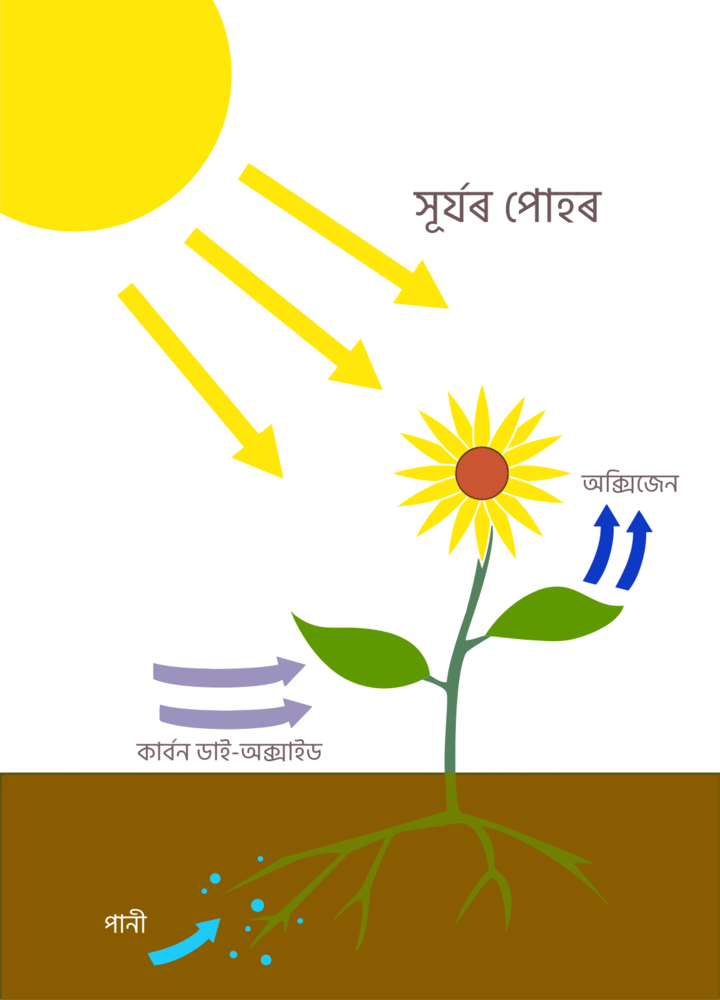
#> input picture _cisce_build/diagtools/staging/_prev_c10_bio_cbse_01_003__0.png, 720 x 1000 px; its folder holds only this picture in this run
$ python contact_sheet.py
#> lines starting #> are read from the running program, lines starting #| are printed output that depends on the picture
#!/usr/bin/env python3
"""contact_sheet.py — build labelled 2x2 contact sheets from staged candidates
so every image can be eyeballed (DIAGRAM_SPEC.md v2 §2 quality gate).

Usage: python contact_sheet.py [--out sheets]
Writes sheets/sheet_NN.png with each cell labelled "<node_id>#<i>" and prints
the cell -> node mapping per sheet.
"""
from __future__ import annotations

import json
from pathlib import Path

from PIL import Image, ImageDraw, ImageFont

HERE = Path(__file__).parent
STAGING = HERE / "staging"
OUT = HERE / "sheets"
COLS, ROWS = 2, 2
CELL_W, CELL_H = 720, 560
LABEL_H = 34


def load_font():
    for name in ("arial.ttf", "segoeui.ttf", "DejaVuSans.ttf"):
        try:
            return ImageFont.truetype(name, 22)
        except OSError:
            continue
    return ImageFont.load_default()


def main() -> None:
    OUT.mkdir(exist_ok=True)
    font = load_font()
    files = sorted(
        f for f in STAGING.iterdir()
        if f.suffix.lower() in (".png", ".jpg", ".jpeg", ".svg")
    )
    cells = []
    for f in files:
        if f.suffix.lower() == ".svg":
            # rasterise a preview so it can be eyeballed (ImageMagick)
            preview = STAGING / ("_prev_" + f.stem + ".png")
            if not preview.exists():
                import subprocess
                r = subprocess.run(
                    ["magick", "-background", "white", str(f),
                     "-resize", "720x", str(preview)],
                    capture_output=True)
                if r.returncode != 0 or not preview.exists():
                    continue
            src = preview
        else:
            src = f
        try:
            img = Image.open(src)
#> img is the input picture: PIL image 720x1000 RGBA; mean R, G, B, A 222.1, 211.3, 166.2, 255
        except OSError:
            continue
        cells.append((f.name, img))

    per = COLS * ROWS
    n_sheets = (len(cells) + per - 1) // per
#> n_sheets = 1
    mapping = {}
    for s in range(n_sheets):
        sheet = Image.new("RGB", (COLS * CELL_W, ROWS * (CELL_H + LABEL_H)),
                          (16, 16, 20))
        draw = ImageDraw.Draw(sheet)
        chunk = cells[s * per:(s + 1) * per]
        for idx, (name, img) in enumerate(chunk):
            cx, cy = idx % COLS, idx // COLS
            x0, y0 = cx * CELL_W, cy * (CELL_H + LABEL_H)
            draw.rectangle([x0, y0, x0 + CELL_W, y0 + LABEL_H], fill=(30, 30, 40))
            draw.text((x0 + 10, y0 + 5), name, fill=(250, 220, 130), font=font)
            img = img.convert("RGB")
            img.thumbnail((CELL_W - 8, CELL_H - 8))
            sheet.paste(img, (x0 + 4, y0 + LABEL_H + 4))
            mapping[name] = s + 1
        out = OUT / ("sheet_%02d.png" % (s + 1))
        sheet.save(out)
        print(str(out))
#> this loop made 1 pass
#> pass 1, in main, `sheet.save(out)`:
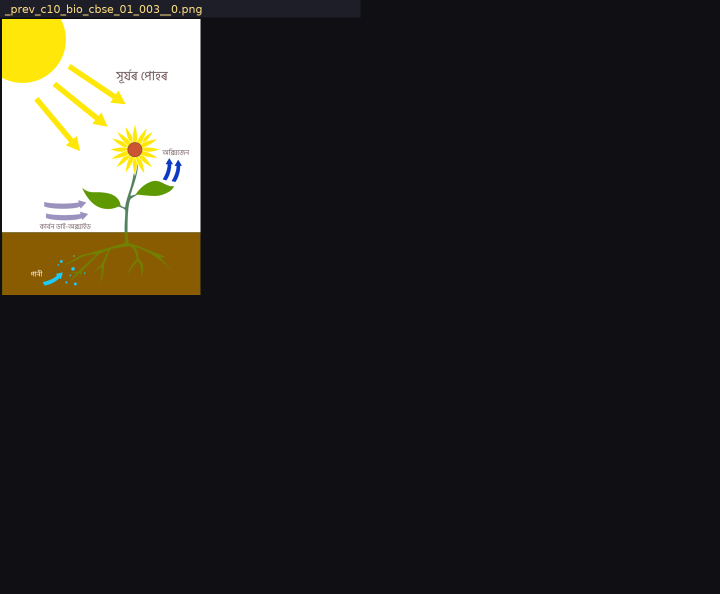
#> saved as sheet_01.png: PIL image 1440x1188 RGB (shown at 1/2 size); mean R, G, B 42.8, 41.4, 39.1
#> after the loop, mapping = {'_prev_c10_bio_cbse_01_003__0.png': 1}
    with (OUT / "mapping.json").open("w", encoding="utf-8") as fh:
        json.dump(mapping, fh, indent=1)
    print("%d candidates -> %d sheets" % (len(cells), n_sheets))
#| 1 candidates -> 1 sheets


if __name__ == "__main__":
    main()

$ run again, on _cisce_build/diagtools/staging/_prev_c10_bio_cbse_01_008__0.png
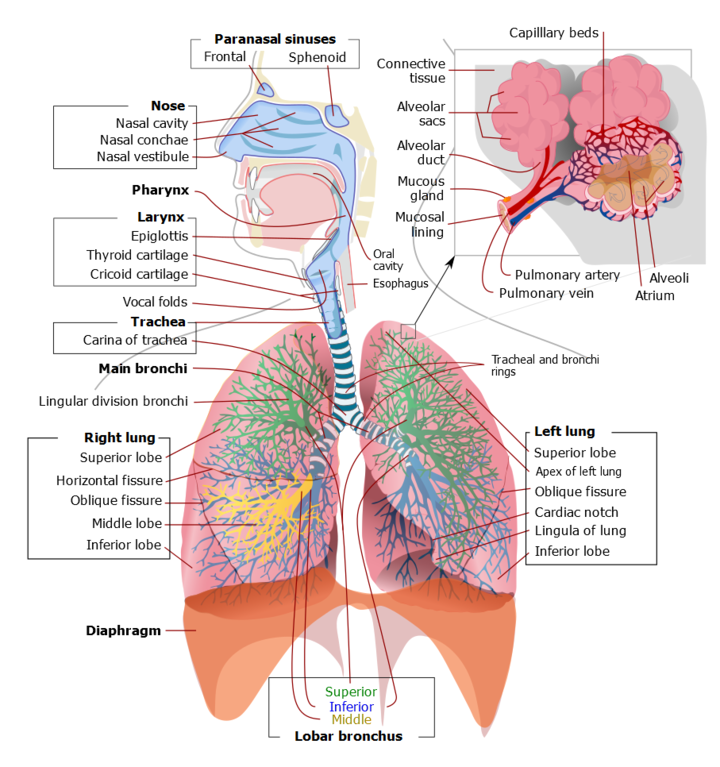
#> input picture _cisce_build/diagtools/staging/_prev_c10_bio_cbse_01_008__0.png, 720 x 767 px
#> in main, img is the input picture: PIL image 720x767 RGBA; mean R, G, B, A 233.3, 220.1, 219.1, 255
#> n_sheets = 1
#> the loop in main, `for s in range(n_sheets):` made 1 pass
#> pass 1, in main, `sheet.save(out)`:
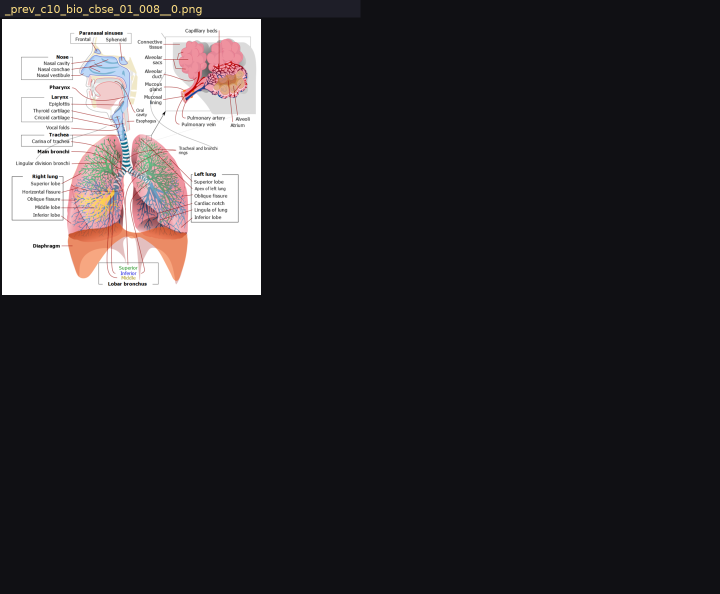
#> saved as sheet_01.png: PIL image 1440x1188 RGB (shown at 1/2 size); mean R, G, B 52.7, 50.5, 53.6
#> after the loop in main, `for s in range(n_sheets):`:
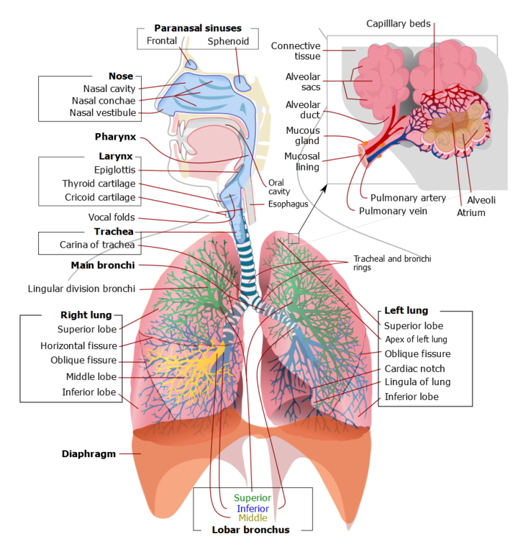
#> img: PIL image 518x552 RGB; mean R, G, B 233.2, 219.9, 219
#> after the loop in main, `for s in range(n_sheets):`: mapping = {'_prev_c10_bio_cbse_01_008__0.png': 1}
#| 1 candidates -> 1 sheets

$ run again, on _cisce_build/diagtools/staging/_prev_c10_bio_cbse_01_008__1.png
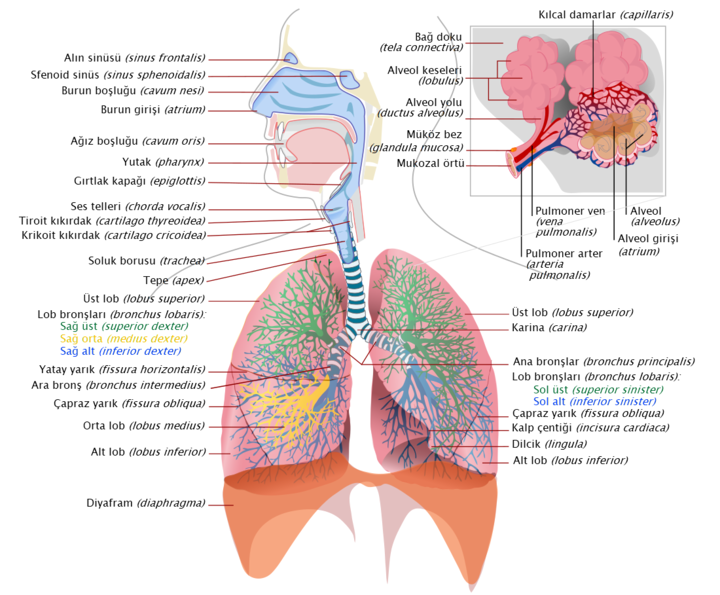
#> input picture _cisce_build/diagtools/staging/_prev_c10_bio_cbse_01_008__1.png, 720 x 595 px
#> in main, img is the input picture: PIL image 720x595 RGBA; mean R, G, B, A 234.7, 223.5, 222.7, 255
#> n_sheets = 1
#> the loop in main, `for s in range(n_sheets):` made 1 pass
#> pass 1, in main, `sheet.save(out)`:
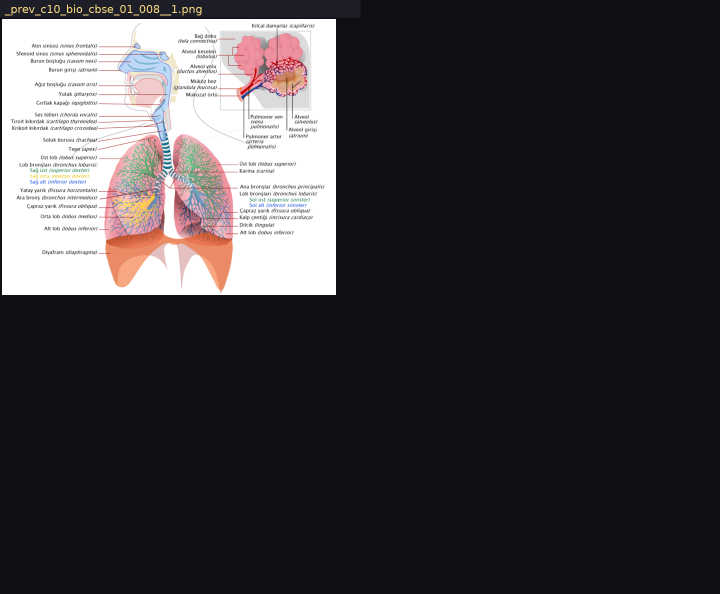
#> saved as sheet_01.png: PIL image 1440x1188 RGB (shown at 1/2 size); mean R, G, B 63.5, 61.1, 64.1
#> after the loop in main, `for s in range(n_sheets):`:
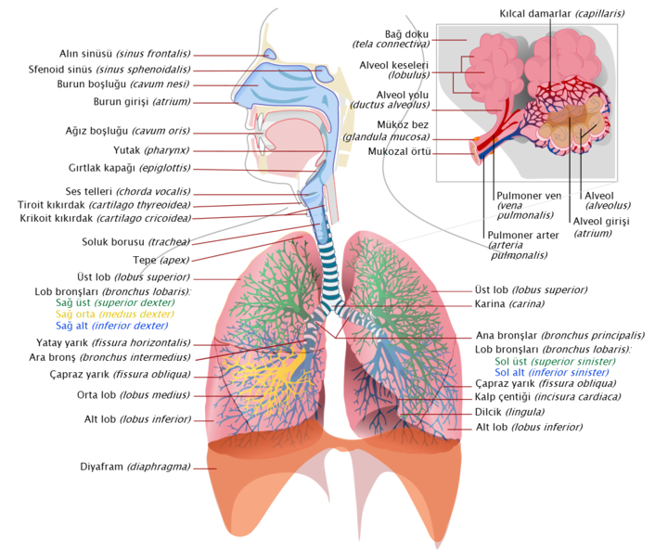
#> img: PIL image 668x552 RGB; mean R, G, B 234.6, 223.4, 222.6
#> after the loop in main, `for s in range(n_sheets):`: mapping = {'_prev_c10_bio_cbse_01_008__1.png': 1}
#| 1 candidates -> 1 sheets

$ run again, on _cisce_build/diagtools/staging/_prev_c10_bio_cbse_01_012__0.png
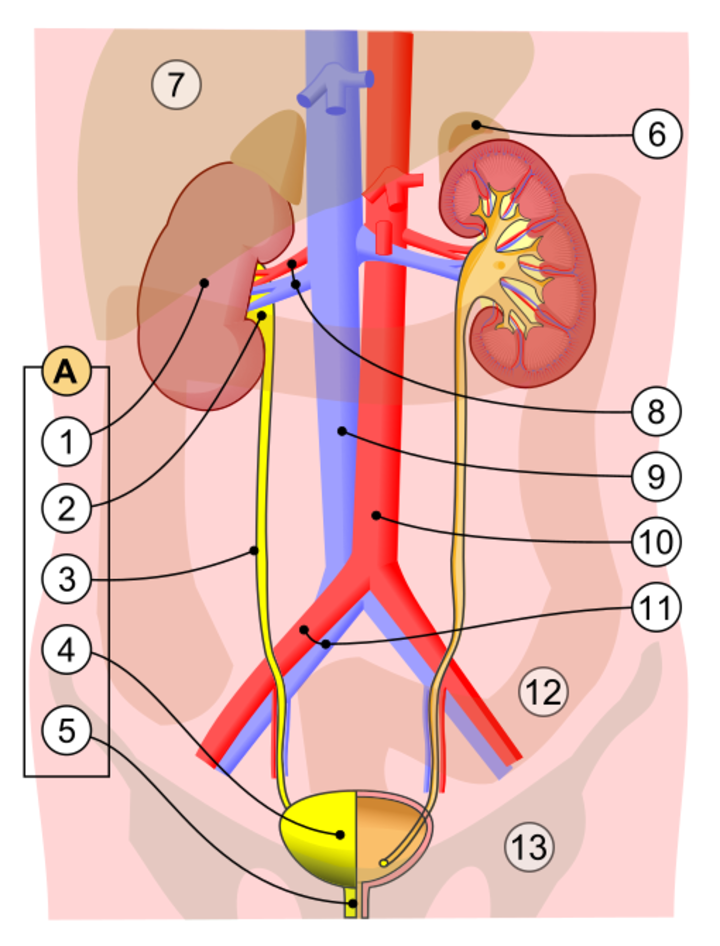
#> input picture _cisce_build/diagtools/staging/_prev_c10_bio_cbse_01_012__0.png, 720 x 946 px
#> in main, img is the input picture: PIL image 720x946 RGBA; mean R, G, B, A 232, 190.9, 185.1, 255
#> n_sheets = 1
#> the loop in main, `for s in range(n_sheets):` made 1 pass
#> pass 1, in main, `sheet.save(out)`:
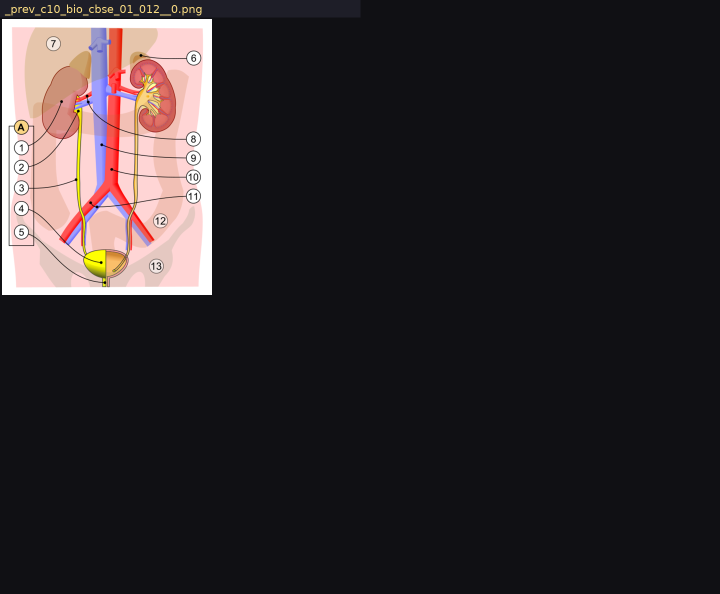
#> saved as sheet_01.png: PIL image 1440x1188 RGB (shown at 1/2 size); mean R, G, B 45.7, 40.1, 42.8
#> after the loop in main, `for s in range(n_sheets):`:
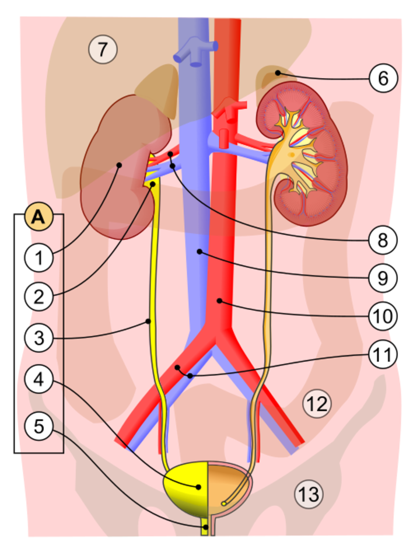
#> img: PIL image 420x552 RGB; mean R, G, B 231.9, 190.8, 185.1
#> after the loop in main, `for s in range(n_sheets):`: mapping = {'_prev_c10_bio_cbse_01_012__0.png': 1}
#| 1 candidates -> 1 sheets

$ run again, on _cisce_build/diagtools/staging/_prev_c10_bio_cbse_01_003__1.png
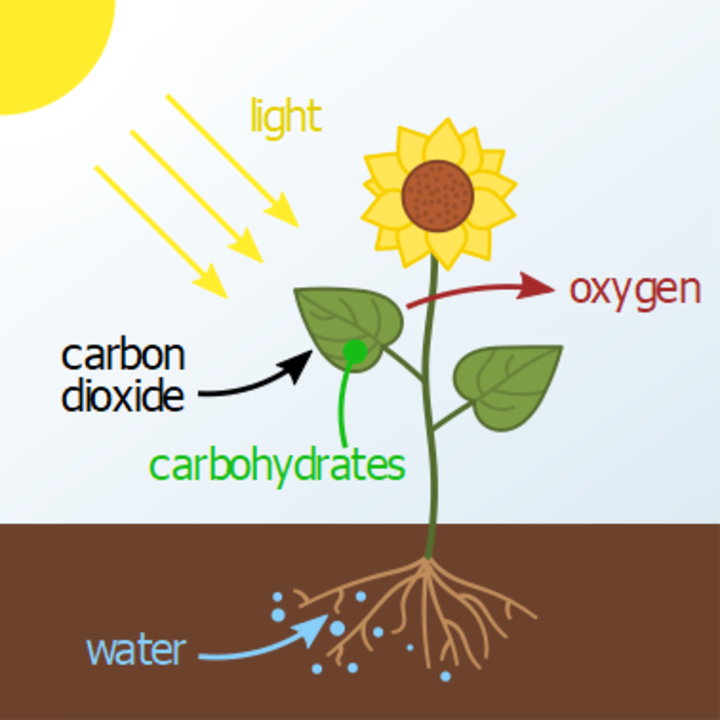
#> input picture _cisce_build/diagtools/staging/_prev_c10_bio_cbse_01_003__1.png, 720 x 720 px
#> in main, img is the input picture: PIL image 720x720 RGBA; mean R, G, B, A 197.2, 189.6, 173.2, 255
#> n_sheets = 1
#> the loop in main, `for s in range(n_sheets):` made 1 pass
#> pass 1, in main, `sheet.save(out)`:
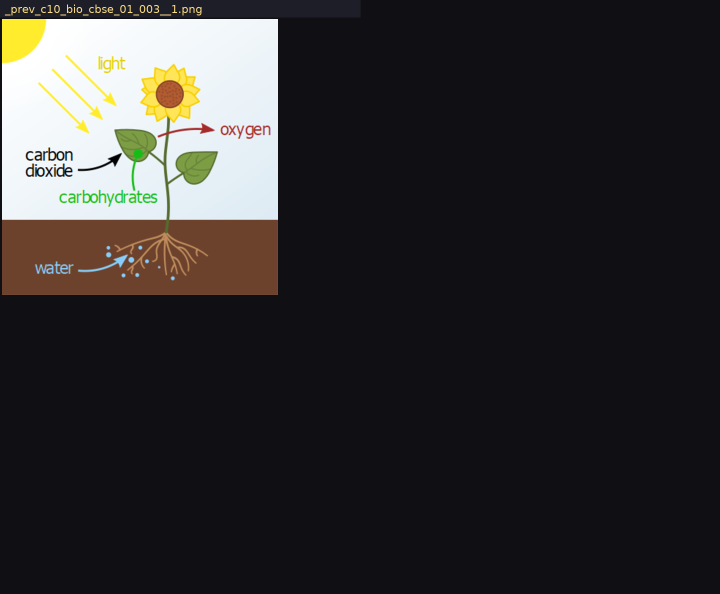
#> saved as sheet_01.png: PIL image 1440x1188 RGB (shown at 1/2 size); mean R, G, B 48.7, 47.3, 47.7
#> after the loop in main, `for s in range(n_sheets):`: mapping = {'_prev_c10_bio_cbse_01_003__1.png': 1}
#| 1 candidates -> 1 sheets
